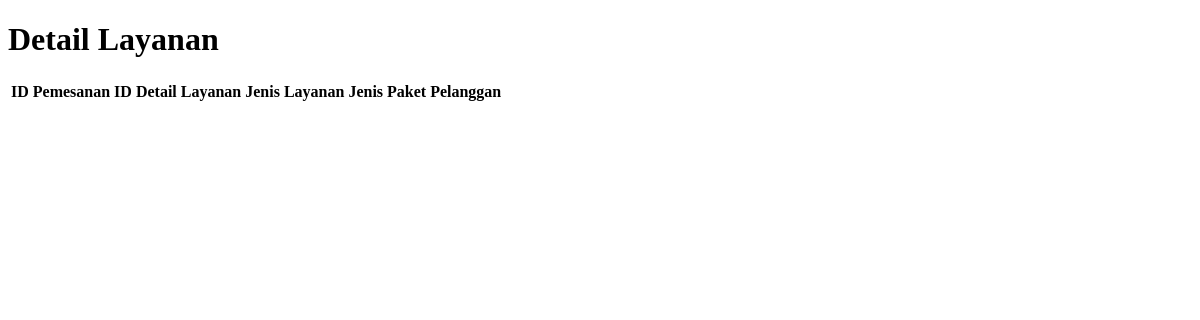
/detaillayanan44, run on an earlier commit of the app's database.
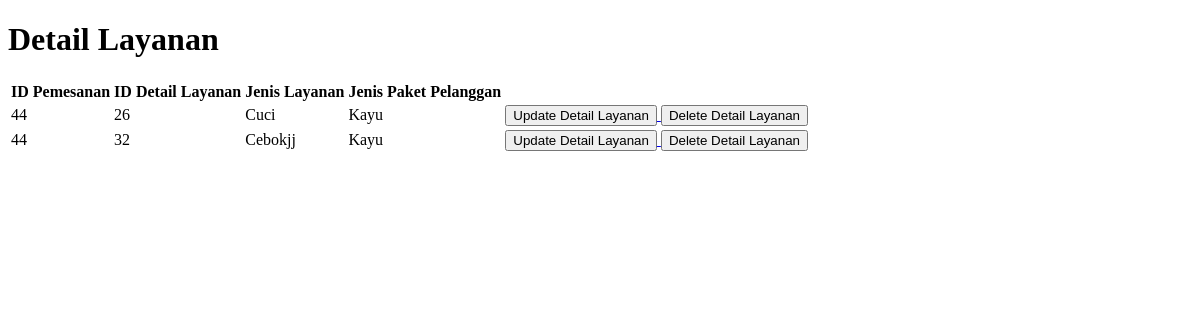
And on a later commit of the database.
### app/models.py (models this page shows, shortened)
class detaillayanan(models.Model):
    iddetaillayanan = models.AutoField(primary_key=True)
    idlayanan = models.ForeignKey(layanan,on_delete=models.CASCADE)
    idpemesanan = models.ForeignKey(pemesanan,on_delete=models.CASCADE)

class layanan(models.Model):
    idlayanan = models.AutoField(primary_key=True)
    jenislayanan = models.CharField(max_length=10)
    harga = models.IntegerField()

class pemesanan(models.Model):
    idpemesanan = models.AutoField(primary_key=True)
    idpaketpelanggan = models.ForeignKey(paketlayanan,on_delete=models.CASCADE)
    nama = models.CharField(max_length=50)
    platnomor = models.CharField(max_length=11)
    tanggalpesan = models.DateField()

class paketlayanan(models.Model):
    idpaketlayanan = models.AutoField(primary_key=True)
    jenispaket = models.CharField(max_length=10)
    keteranganpaket = models.CharField(max_length=50)
    harga = models.IntegerField()

### app/views.py (the view)
# urls.py: path('detaillayanan', views.detaillayanan, name='detaillayanan'),
def detaillayanan(request,id):
    detaillayananobj = models.detaillayanan.objects.filter(idpemesanan = id)
    alldetaillayananobj = models.detaillayanan.objects.all()
    return render(request, 'detaillayanan.html', {
        'alldetaillayananobj' : detaillayananobj,
        'detail_layanan' : detaillayananobj
    })

### app/templates/detaillayanan.html (shortened to what this page needs)
<!DOCTYPE html>
<html lang="en">
<head>
</head>
<body>
    <h1>Detail Layanan</h1>
    <table>
            <tr>
                <th>ID Pemesanan</th>
                <th>ID Detail Layanan</th>
                <th>Jenis Layanan</th>
                <th>Jenis Paket Pelanggan</th>
            </tr>
            {% for item in detail_layanan %}
            <tr>
                <td>{{ item.idpemesanan_id }}</td>
                <td>{{ item.iddetaillayanan }}</td>
                <td>{{ item.idlayanan.jenislayanan }}</td>
                <td>{{ item.idpemesanan.idpaketpelanggan.jenispaket }}</td>
                <td>   <a href="{% url 'updatedetail' item.iddetaillayanan %}">
                    <button>Update Detail Layanan</button>
                </a>
                <a href="{% url 'deletedetail' item.iddetaillayanan %}">
                    <button>Delete Detail Layanan</button>
                </a>
            </td>
            {% endfor %}
        </tr>
    </table>
</body>
</html>

What changed in the data, as far as the page shows it:
added detaillayanan: idpemesanan_id "44", iddetaillayanan "26", idlayanan.jenislayanan "Cuci", idpemesanan.idpaketpelanggan.jenispaket "Kayu"
added detaillayanan: idpemesanan_id "44", iddetaillayanan "32", idlayanan.jenislayanan "Cebokjj", idpemesanan.idpaketpelanggan.jenispaket "Kayu"
